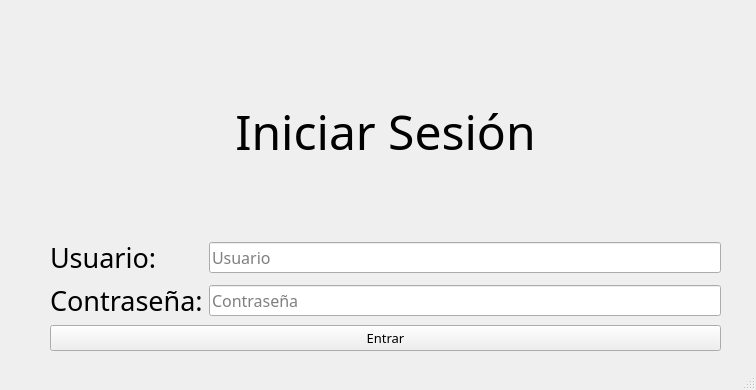
<?xml version="1.0" encoding="UTF-8"?>
<ui version="4.0">
 <class>Login</class>
 <widget class="QMainWindow" name="Login">
  <property name="geometry">
   <rect>
    <x>0</x>
    <y>0</y>
    <width>756</width>
    <height>390</height>
   </rect>
  </property>
  <property name="windowTitle">
   <string>MainWindow</string>
  </property>
  <widget class="QWidget" name="centralwidget">
   <widget class="QWidget" name="layoutWidget">
    <property name="geometry">
     <rect>
      <x>50</x>
      <y>30</y>
      <width>671</width>
      <height>321</height>
     </rect>
    </property>
    <layout class="QGridLayout" name="gridLayout_2">
     <item row="0" column="0">
      <layout class="QGridLayout" name="gridLayout">
       <item row="2" column="1">
        <widget class="QLineEdit" name="input_contrasena">
         <property name="font">
          <font>
           <family>Bell MT</family>
           <pointsize>12</pointsize>
          </font>
         </property>
         <property name="echoMode">
          <enum>QLineEdit::Password</enum>
         </property>
         <property name="placeholderText">
          <string>Contraseña</string>
         </property>
        </widget>
       </item>
       <item row="2" column="0">
        <widget class="QLabel" name="label_3">
         <property name="font">
          <font>
           <family>Bell MT</family>
           <pointsize>20</pointsize>
          </font>
         </property>
         <property name="text">
          <string>Contraseña:</string>
         </property>
        </widget>
       </item>
       <item row="1" column="0">
        <widget class="QLabel" name="label_2">
         <property name="font">
          <font>
           <family>Bell MT</family>
           <pointsize>20</pointsize>
          </font>
         </property>
         <property name="text">
          <string>Usuario:</string>
         </property>
        </widget>
       </item>
       <item row="1" column="1">
        <widget class="QLineEdit" name="input_user">
         <property name="font">
          <font>
           <family>Bell MT</family>
           <pointsize>12</pointsize>
          </font>
         </property>
         <property name="placeholderText">
          <string>Usuario</string>
         </property>
        </widget>
       </item>
       <item row="0" column="0" colspan="2">
        <widget class="QLabel" name="label">
         <property name="font">
          <font>
           <family>Bell MT</family>
           <pointsize>36</pointsize>
          </font>
         </property>
         <property name="text">
          <string>Iniciar Sesión</string>
         </property>
         <property name="alignment">
          <set>Qt::AlignCenter</set>
         </property>
        </widget>
       </item>
      </layout>
     </item>
     <item row="1" column="0">
      <widget class="QPushButton" name="boton_login">
       <property name="font">
        <font>
         <family>Bell MT</family>
         <pointsize>10</pointsize>
        </font>
       </property>
       <property name="cursor">
        <cursorShape>PointingHandCursor</cursorShape>
       </property>
       <property name="text">
        <string>Entrar</string>
       </property>
      </widget>
     </item>
    </layout>
   </widget>
  </widget>
  <widget class="QStatusBar" name="statusbar"/>
 </widget>
 <resources/>
 <connections/>
</ui>
